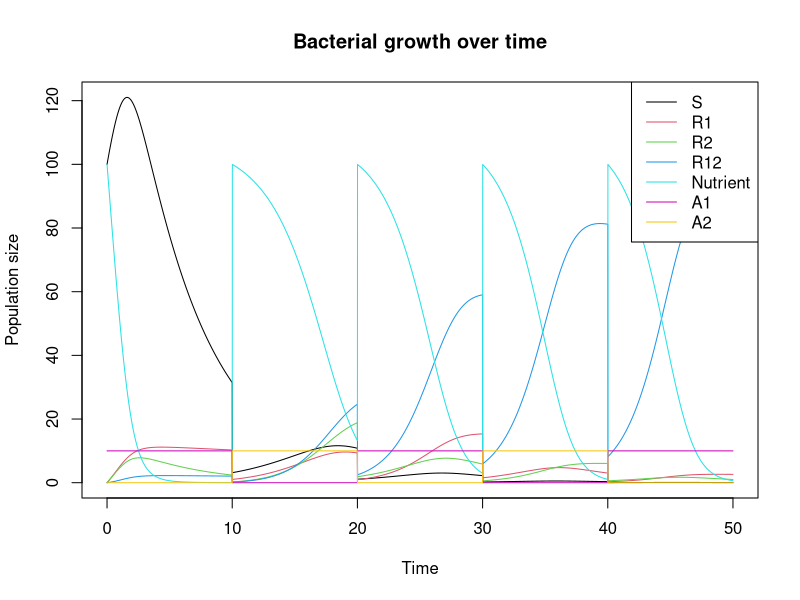

Reproduce this figure in R.
library(deSolve)

simulate_d <- function(
  pharmacokinetic = FALSE, # should be either TRUE or FALSE
  stewardship = "cycl", #  "cycl" or "comb" or "1_only" or "2_only"
  time = 50, # time to simulate, in hours
  dt = 0.01, # time step, in hours
  freq = 10, # frequency of bottlenecks, in hours
  D = 0.1, # dilution ratio at bottlenecks
  N0 = 100, # initial nutrient concentration
  HGT = 0.0000, # rate of horizontal gene transfer
  m1 = 0.1, # rate of mutations conferring resistance to drug 1
  m2 = 0.1, # rate of mutations conferring resistance to drug 2
  d1 = 1 * pharmacokinetic, # rate of drug 1 elimination
  d2 = 1 * pharmacokinetic, # rate of drug 2 elimination
  influx = c(A1 = 10, A2 = 10), # drug influx concentrations
  # lists of genotype-specific parameters, in the order S, R1, R2, R12
  init = c(S = 100, R1 = 0, R2 = 0, R12 = 0), # initial population sizes
  psi = c(0.1, 0.1, 0.1, 0.1), # growth rate with no drugs
  phi1 = c(0.2, 0.2, 0.2, 0.2), # maximum killing rate for drug 1
  phi2 = c(0.2, 0.2, 0.2, 0.2), # maximum killing rate for drug 2
  zeta1 = c(1, 100, 1, 100), # MIC drug 1
  zeta2 = c(1, 1, 100, 100), # MIC drug 2
  kappa1 = c(1, 1, 1, 1), # Hill function steepness parameter drug 1
  kappa2 = c(1, 1, 1, 1), # Hill function steepness parameter drug 2
  mu = c(1, 1, 1, 1), # growth rate with infinite resources
  k = c(100, 100, 100, 100), # resource concentration at half-maximal growth
  alpha = c(1, 1, 1, 1) # resources used per unit growth
  ) {
  # Define the parameters of the model
  config <- list(
    D = D,
    N0 = N0,
    HGT = HGT,
    m1 = m1,
    m2 = m2,
    d1 = d1,
    d2 = d2,
    influx = influx,
    stewardship = stewardship,
    pharmacokinetic = pharmacokinetic
    )
  if (stewardship == "2_only") {
    config$pattern <- c(0, 1)
  } else if (stewardship == "comb") {
    config$pattern <- c(1, 1)
  } else {
    config$pattern <- c(1, 0)
  }
  config$params <- cbind(psi, phi1, phi2, zeta1, zeta2, kappa1, kappa2, mu, k, alpha)
  rownames(config$params) <- c("S", "R1", "R2", "R12")

  # a pharmacodynamic function for antibioti-induced killing of bacteria
  hill <- function(A, params) {
    psi <- params[1]
    phi <- params[2]
    zeta <- params[3]
    kappa <- params[4]
    return(phi * (A / zeta)^kappa / ((A / zeta)^kappa - (psi - phi) / psi))
  }

  # a growth rate function for nutrient-limited growth
  monod <- function(N, params) {
    mu <- params[1]
    k <- params[2]
    return(mu * N / (N + k))
  }

  # a function specifying the amount of nutrients depleted by the bacteria
  deplete <- function(state,alpha,monod_params) {
    return(sum(sapply(1:length(alpha), function(i) {
      alpha[i] * monod(state["N"],monod_params[i,]) * state[i]
    })))
  }
  # create the right pattern based on the previous drug administered
  update_pattern <- function(prev = 1) {
    # if the previous drug administered was 1, then the next drug is 2
    if (prev == 1) {
      return(c(0, 1))
    }
    return(c(1, 0))
  }

  # Define a bottleneck function that reduces all state by a fixed fraction
  bottleneck <- function(t, state, config = NULL) {
    pattern <- config$pattern
    if (config$stewardship == "cycl") {
      pattern <- update_pattern(state["prev"])
    }
    state <- c(state[c("S", "R1", "R2", "R12")] * config$D, N = config$N0,
      config$pharmacokinetic * state[c("A1", "A2")] + config$influx * pattern,
      state["prev"] %% 2 + 1) # update the previous drug from 2 to 1 or 1 to 2
    state[state < 0] <- 0 # backup - shouldn't be needed
    return(state)
  }

  # Define a function to plot the resulting solution
  bacteria_plot <- function(solution) {
    plot(solution[, 1], solution[, 2], type = "l", col = 1,
      main = "Bacterial growth over time",
      xlab = "Time", ylab = "Population size")
    lines(solution[, 1], solution[, 3], col = 2)
    lines(solution[, 1], solution[, 4], col = 3)
    lines(solution[, 1], solution[, 5], col = 4)
    lines(solution[, 1], solution[, 6], col = 5)
    lines(solution[, 1], solution[, 7], col = 6)
    lines(solution[, 1], solution[, 8], col = 7)
    legend("topright",
      legend = c("S", "R1", "R2", "R12", "Nutrient", "A1", "A2"),
      col = c(1, 2, 3, 4, 5, 6, 7), lty = 1)
  }


  # Define the differential equations for the model
  bacterial_growth <- function(t, state, config = NULL) {
    params <- config$params
    with(as.list(c(state)), {
      S <- state[1]
      R1 <- state[2]
      R2 <- state[3]
      R12 <- state[4]
      N <- state[5]
      A1 <- state[6]
      A2 <- state[7]
      net_recombination <- config$HGT * (R1 * R2 - R12 * S)
      dS <- S * ((1 - config$m1) * (1 - config$m2) *
        monod(N, params["S", c("mu", "k")]) -
        hill(A = A1, params["S", c("psi", "phi1", "zeta1", "kappa1")]) -
        hill(A = A2, params["S", c("psi", "phi2", "zeta2", "kappa2")])) +
        net_recombination
      dR1 <- R1 * ((1 - config$m2) * monod(N, params["R1", c("mu", "k")]) -
        hill(A = A1, params["R1", c("psi", "phi1", "zeta1", "kappa1")]) -
        hill(A = A2, params["R1", c("psi", "phi2", "zeta2", "kappa2")])) +
        S * config$m1 * (1 - config$m2) * monod(N, params["S", c("mu", "k")]) -
        net_recombination
      dR2 <- R2 * ((1 - config$m1) * monod(N, params["R2", c("mu", "k")]) -
        hill(A = A1, params["R2", c("psi", "phi1", "zeta1", "kappa1")]) -
        hill(A = A2, params["R2", c("psi", "phi2", "zeta2", "kappa2")])) +
        S * (1 - config$m1) * config$m2 * monod(N, params["S", c("mu", "k")]) -
        net_recombination
      dR12 <- R12 * (monod(N, params["R12", c("mu", "k")]) -
        hill(A = A1, params["R12", c("psi", "phi1", "zeta1", "kappa1")]) -
        hill(A = A2, params["R12", c("psi", "phi2", "zeta2", "kappa2")])) +
        S * config$m1 * config$m2 * monod(N, params["S", c("mu", "k")]) +
        R1 * config$m2 * monod(N, params["R1", c("mu", "k")]) +
        R2 * config$m1 * monod(N, params["R2", c("mu", "k")]) +
        net_recombination
      dN <- -deplete(state, params[, "alpha"],params[, c("mu","k")])
      dA1 <- -config$d1 * A1
      dA2 <- -config$d2 * A2
      return(list(c(S = dS, R1 = dR1, R2 = dR2, R12 = dR12, N = dN, A1 = dA1, A2 = dA2, prev = 0)))
    })
  }

  # Run the simulation
  times <- seq(0, time, dt)
  state <- c(init, N = N0, influx * config$pattern,
    prev = sum(config$pattern * c(1, 2)))
  events <- list(func = bottleneck, times = seq(freq, time, freq))
  solution <- ode(state, times, bacterial_growth, config, events = events)
  bacteria_plot(solution)
}

simulate_d()
